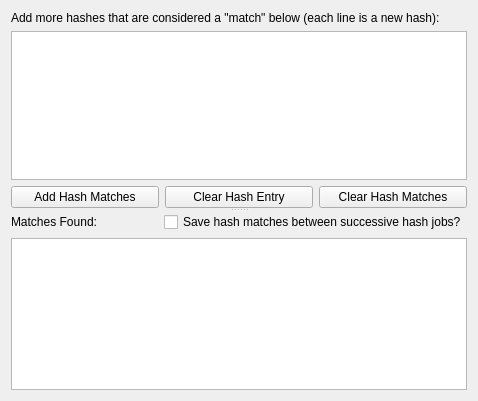
<?xml version="1.0" encoding="UTF-8"?>
<ui version="4.0">
 <class>HashMatchWindow</class>
 <widget class="QWidget" name="HashMatchWindow">
  <property name="geometry">
   <rect>
    <x>0</x>
    <y>0</y>
    <width>478</width>
    <height>401</height>
   </rect>
  </property>
  <property name="windowTitle">
   <string>Matching Window</string>
  </property>
  <layout class="QVBoxLayout" name="verticalLayout_3">
   <item>
    <widget class="QSplitter" name="splitter">
     <property name="orientation">
      <enum>Qt::Vertical</enum>
     </property>
     <property name="childrenCollapsible">
      <bool>false</bool>
     </property>
     <widget class="QWidget" name="verticalLayoutWidget_2">
      <layout class="QVBoxLayout" name="topLayout">
       <item>
        <widget class="QLabel" name="addMoreMatchesLabel">
         <property name="text">
          <string>Add more hashes that are considered a &quot;match&quot; below (each line is a new hash):</string>
         </property>
        </widget>
       </item>
       <item>
        <widget class="QPlainTextEdit" name="plainTextEdit"/>
       </item>
       <item>
        <layout class="QHBoxLayout" name="horizontalLayout">
         <item>
          <widget class="QPushButton" name="addMatchesButton">
           <property name="text">
            <string>Add Hash Matches</string>
           </property>
           <property name="shortcut">
            <string>Ctrl+M</string>
           </property>
          </widget>
         </item>
         <item>
          <widget class="QPushButton" name="clearEntryFieldButton">
           <property name="text">
            <string>Clear Hash Entry</string>
           </property>
           <property name="shortcut">
            <string>Ctrl+R</string>
           </property>
          </widget>
         </item>
         <item>
          <widget class="QPushButton" name="clearHashMatchesButton">
           <property name="text">
            <string>Clear Hash Matches</string>
           </property>
           <property name="shortcut">
            <string>Ctrl+Shift+R</string>
           </property>
          </widget>
         </item>
        </layout>
       </item>
      </layout>
     </widget>
     <widget class="QWidget" name="verticalLayoutWidget">
      <layout class="QVBoxLayout" name="bottomLayout">
       <item>
        <layout class="QHBoxLayout" name="centralWidgetsLayout">
         <item>
          <widget class="QLabel" name="matchTableLabel">
           <property name="sizePolicy">
            <sizepolicy hsizetype="Expanding" vsizetype="Preferred">
             <horstretch>0</horstretch>
             <verstretch>0</verstretch>
            </sizepolicy>
           </property>
           <property name="text">
            <string>Matches Found:</string>
           </property>
          </widget>
         </item>
         <item>
          <widget class="QCheckBox" name="saveSuccessiveCheck">
           <property name="text">
            <string>Save hash matches between successive hash jobs?</string>
           </property>
          </widget>
         </item>
        </layout>
       </item>
       <item>
        <widget class="QTableView" name="tableView">
         <property name="focusPolicy">
          <enum>Qt::WheelFocus</enum>
         </property>
         <property name="editTriggers">
          <set>QAbstractItemView::NoEditTriggers</set>
         </property>
         <property name="tabKeyNavigation">
          <bool>false</bool>
         </property>
        </widget>
       </item>
      </layout>
     </widget>
    </widget>
   </item>
  </layout>
 </widget>
 <tabstops>
  <tabstop>plainTextEdit</tabstop>
  <tabstop>addMatchesButton</tabstop>
  <tabstop>clearEntryFieldButton</tabstop>
  <tabstop>clearHashMatchesButton</tabstop>
  <tabstop>saveSuccessiveCheck</tabstop>
  <tabstop>tableView</tabstop>
 </tabstops>
 <resources/>
 <connections/>
</ui>
